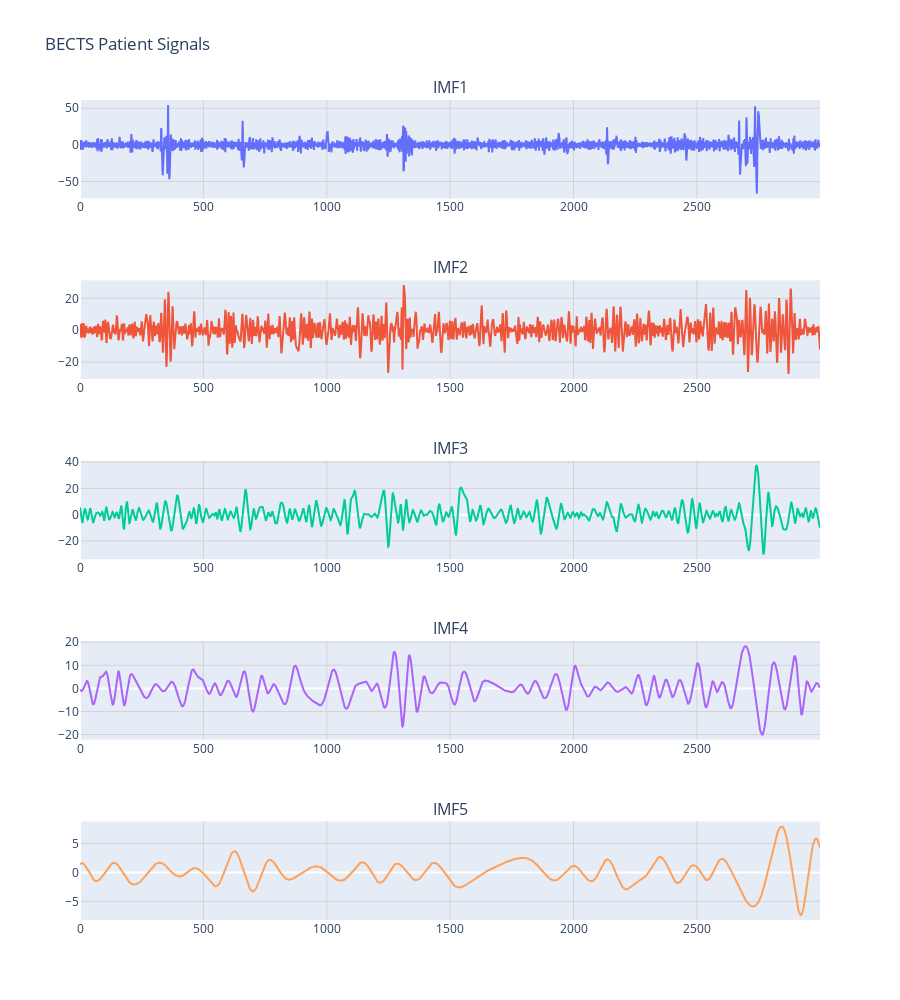

Source (notebook cell):
### Markdown cell above
### Plots of Signals

### Code cell
fig = make_subplots(rows=5, cols=1, subplot_titles=("IMF1", "IMF2", "IMF3", "IMF4", "IMF5"))

# Add line plots for each IMF
fig.add_trace(go.Scatter(y=org_BECTS_df['IMF1'], mode='lines', name='IMF1'), row=1, col=1)
fig.add_trace(go.Scatter(y=org_BECTS_df['IMF2'], mode='lines', name='IMF2'), row=2, col=1)
fig.add_trace(go.Scatter(y=org_BECTS_df['IMF3'], mode='lines', name='IMF3'), row=3, col=1)
fig.add_trace(go.Scatter(y=org_BECTS_df['IMF4'], mode='lines', name='IMF4'), row=4, col=1)
fig.add_trace(go.Scatter(y=org_BECTS_df['IMF5'], mode='lines', name='IMF5'), row=5, col=1)

# Update layout
fig.update_layout(height=1000, showlegend=False, title_text="BECTS Patient Signals")

for i in range(1, 6):
    fig.update_xaxes(showgrid=True, gridwidth=1, gridcolor='LightGrey', row=i, col=1)
    fig.update_yaxes(showgrid=True, gridwidth=1, gridcolor='LightGrey', row=i, col=1)

# Show the figure
fig.show()

### Figure 1 — Plotly figure (JSON) as saved in the notebook; plotly's stock layout.template omitted (floating-point values rounded to 4 significant figures; data arrays with more than 128 entries replaced by an {"elided": "..."} marker saying what was removed)
{"data": [{"mode": "lines", "name": "IMF1", "type": "scatter", "xaxis": "x", "y": {"elided": "3000 float values"}, "yaxis": "y"}, {"mode": "lines", "name": "IMF2", "type": "scatter", "xaxis": "x2", "y": {"elided": "3000 float values"}, "yaxis": "y2"}, {"mode": "lines", "name": "IMF3", "type": "scatter", "xaxis": "x3", "y": {"elided": "3000 float values"}, "yaxis": "y3"}, {"mode": "lines", "name": "IMF4", "type": "scatter", "xaxis": "x4", "y": {"elided": "3000 float values"}, "yaxis": "y4"}, {"mode": "lines", "name": "IMF5", "type": "scatter", "xaxis": "x5", "y": {"elided": "3000 float values"}, "yaxis": "y5"}], "layout": {"annotations": [{"font": {"size": 16}, "showarrow": false, "text": "IMF1", "x": 0.5, "xanchor": "center", "xref": "paper", "y": 1, "yanchor": "bottom", "yref": "paper"}, {"font": {"size": 16}, "showarrow": false, "text": "IMF2", "x": 0.5, "xanchor": "center", "xref": "paper", "y": 0.78, "yanchor": "bottom", "yref": "paper"}, {"font": {"size": 16}, "showarrow": false, "text": "IMF3", "x": 0.5, "xanchor": "center", "xref": "paper", "y": 0.56, "yanchor": "bottom", "yref": "paper"}, {"font": {"size": 16}, "showarrow": false, "text": "IMF4", "x": 0.5, "xanchor": "center", "xref": "paper", "y": 0.34, "yanchor": "bottom", "yref": "paper"}, {"font": {"size": 16}, "showarrow": false, "text": "IMF5", "x": 0.5, "xanchor": "center", "xref": "paper", "y": 0.12, "yanchor": "bottom", "yref": "paper"}], "height": 1000, "showlegend": false, "title": {"text": "BECTS Patient Signals"}, "xaxis": {"anchor": "y", "domain": [0, 1], "gridcolor": "LightGrey", "gridwidth": 1, "showgrid": true}, "xaxis2": {"anchor": "y2", "domain": [0, 1], "gridcolor": "LightGrey", "gridwidth": 1, "showgrid": true}, "xaxis3": {"anchor": "y3", "domain": [0, 1], "gridcolor": "LightGrey", "gridwidth": 1, "showgrid": true}, "xaxis4": {"anchor": "y4", "domain": [0, 1], "gridcolor": "LightGrey", "gridwidth": 1, "showgrid": true}, "xaxis5": {"anchor": "y5", "domain": [0, 1], "gridcolor": "LightGrey", "gridwidth": 1, "showgrid": true}, "yaxis": {"anchor": "x", "domain": [0.88, 1], "gridcolor": "LightGrey", "gridwidth": 1, "showgrid": true}, "yaxis2": {"anchor": "x2", "domain": [0.66, 0.78], "gridcolor": "LightGrey", "gridwidth": 1, "showgrid": true}, "yaxis3": {"anchor": "x3", "domain": [0.44, 0.56], "gridcolor": "LightGrey", "gridwidth": 1, "showgrid": true}, "yaxis4": {"anchor": "x4", "domain": [0.22, 0.34], "gridcolor": "LightGrey", "gridwidth": 1, "showgrid": true}, "yaxis5": {"anchor": "x5", "domain": [0, 0.12], "gridcolor": "LightGrey", "gridwidth": 1, "showgrid": true}}}
